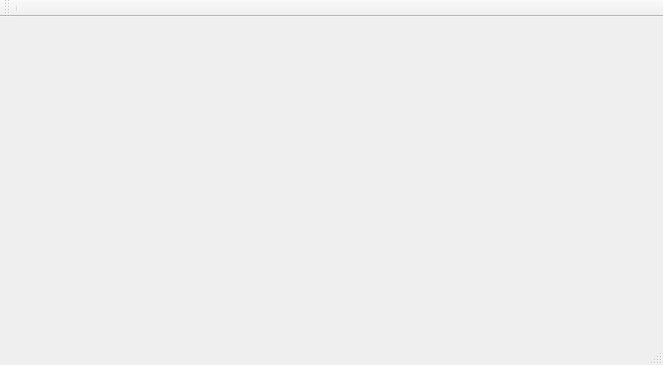
<?xml version="1.0" encoding="UTF-8"?>
<ui version="4.0">
 <class>MainWindow</class>
 <widget class="QMainWindow" name="MainWindow">
  <property name="geometry">
   <rect>
    <x>0</x>
    <y>0</y>
    <width>663</width>
    <height>365</height>
   </rect>
  </property>
  <property name="sizePolicy">
   <sizepolicy hsizetype="Maximum" vsizetype="Maximum">
    <horstretch>1</horstretch>
    <verstretch>1</verstretch>
   </sizepolicy>
  </property>
  <property name="baseSize">
   <size>
    <width>100</width>
    <height>100</height>
   </size>
  </property>
  <property name="windowTitle">
   <string>KTM2CM</string>
  </property>
  <property name="dockNestingEnabled">
   <bool>false</bool>
  </property>
  <widget class="QWidget" name="centralWidget">
   <property name="sizePolicy">
    <sizepolicy hsizetype="Expanding" vsizetype="Expanding">
     <horstretch>0</horstretch>
     <verstretch>0</verstretch>
    </sizepolicy>
   </property>
   <layout class="QGridLayout" name="gridLayout"/>
  </widget>
  <widget class="QMenuBar" name="menuBar">
   <property name="geometry">
    <rect>
     <x>0</x>
     <y>0</y>
     <width>663</width>
     <height>21</height>
    </rect>
   </property>
  </widget>
  <widget class="QToolBar" name="mainToolBar">
   <attribute name="toolBarArea">
    <enum>TopToolBarArea</enum>
   </attribute>
   <attribute name="toolBarBreak">
    <bool>false</bool>
   </attribute>
   <addaction name="separator"/>
  </widget>
  <widget class="QStatusBar" name="statusBar"/>
  <action name="action_connect">
   <property name="text">
    <string>Подключить</string>
   </property>
  </action>
  <action name="action_disconnect">
   <property name="text">
    <string>Отключить</string>
   </property>
  </action>
 </widget>
 <layoutdefault spacing="6" margin="11"/>
 <resources/>
 <connections/>
</ui>
